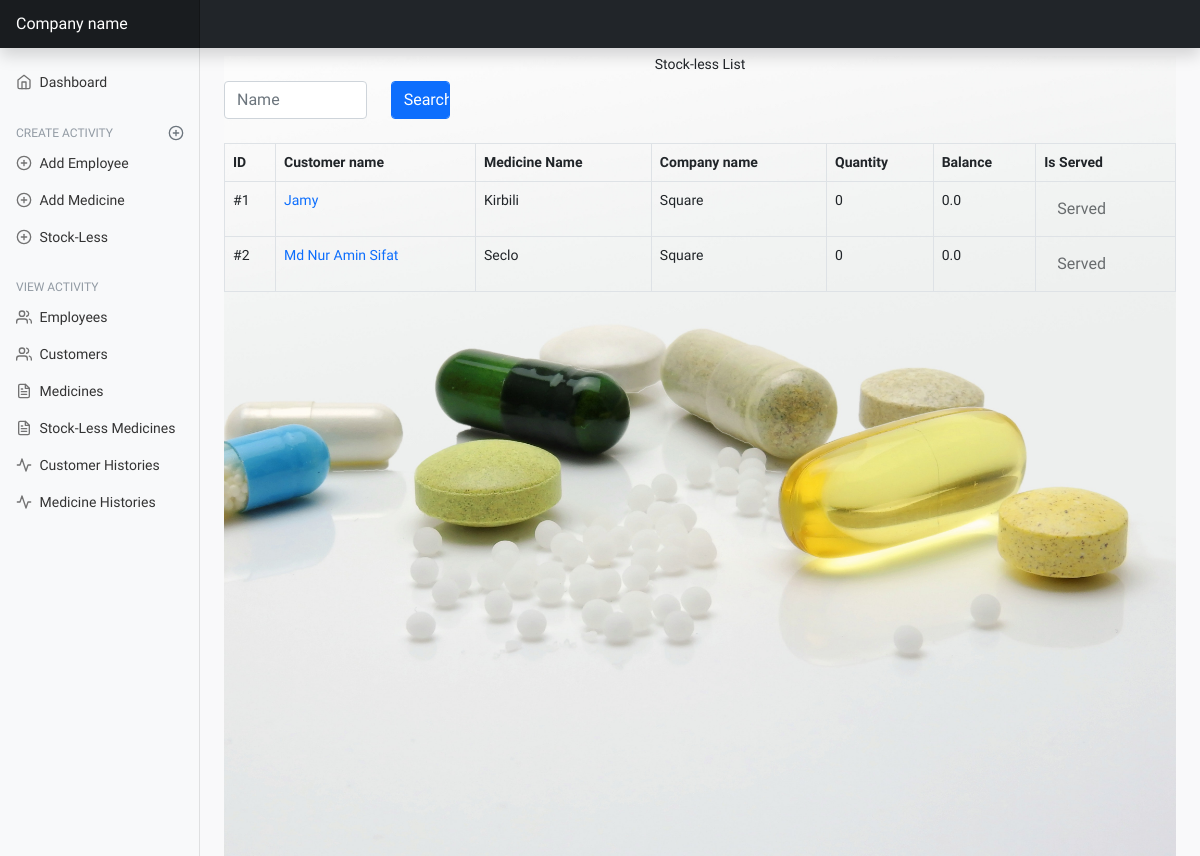
The page /stock-less-list/ on the database as committed earlier.
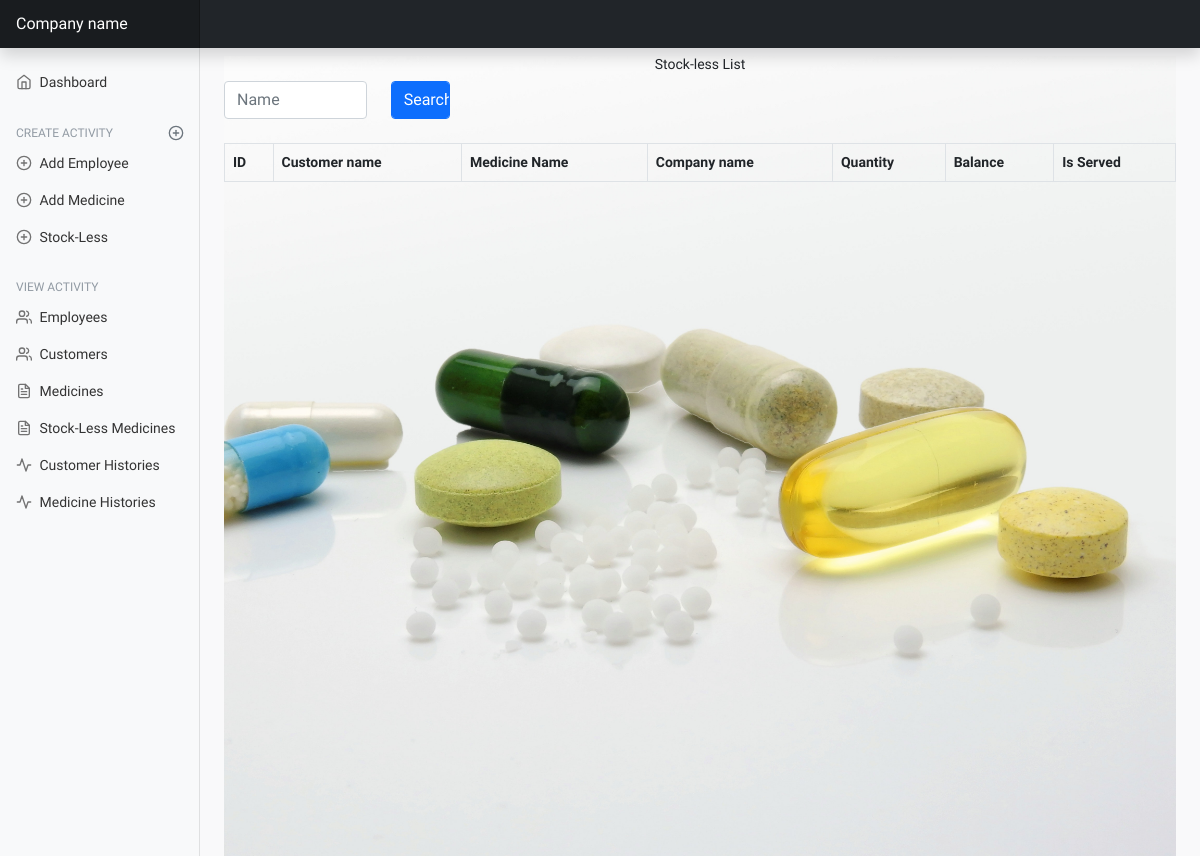
The same page on the database as committed later.
### mainApp/models/stockless.py (models this page shows, shortened)
class StockLessMedicine(TimeStamp, Common):
    customer = models.CharField(max_length=255, blank=True, null=True)
    medicine_name = models.CharField(max_length=255, unique=True, null=True, blank=True)
    company_name = models.CharField(max_length=255, null=True, blank=True)
    description = models.TextField(blank=True, null=True, default='')
    original_price = models.FloatField(blank=True, null=True)
    selling_price = models.FloatField(blank=True, null=True)
    quantity = models.IntegerField()
    is_served = models.BooleanField(default=False)
    def balance(self):
        if (self.quantity is not None and self.selling_price is not None) or (
                self.quantity > 0 and self.selling_price > 0):
            return self.quantity * self.selling_price
        else:
            return 0

### mainApp/views/stockless_view.py (the view)
# urls.py: path('stock-less-list/', stockless_view.StockLessList.as_view(), name="stock-less-list"),
class StockLessList(View):
    def get(self, request):
        stock_less = StockLessMedicine.objects.all()
        search = request.GET.get('q')
        if search:
            stock_less = StockLessMedicine.objects.filter(
                customer__icontains=search
            ).distinct()
        page = request.GET.get('page', 1)
        paginator = Paginator(stock_less, per_page=10)
        try:
            stock_less = paginator.page(page)
        except PageNotAnInteger as e:
            stock_less = paginator.page(1)
        except EmptyPage:
            stock_less = Paginator.page(paginator.num_pages)
        return render(request, 'stockless/stock_list.html', {
            'stock_less': stock_less,
        })

### mainApp/templatetags/id_filter.py (called while the page is built)
def id_filter(value):
    customer = Customer.objects.get(customer_name=value)
    return customer.id

### mainApp/templates/stockless/stock_list.html (shortened to what this page needs)
{% extends 'base.html' %}
{% load id_filter %}
{% load static %}
{% block content %}
    <div style='background: url("{% static 'images/medicine-list.jpg' %}");background-repeat: no-repeat;
            background-size: cover;
            min-height: 100vh;
            background-attachment: fixed;
            '>
        <h6 class="text-center mt-2">Stock-less List</h6>
        <div class="col-lg-6 col-md-6 col-sm-12 text-center mb-4 align-items-center">
            <form class="row mb-4" method="GET">
                <div class="col-md-4">
                    <input type="text" name="q" class="form-control" placeholder="Name"
                           aria-label="First name">
                </div>
                <div class="col-md-2">
                    <input type="submit" class="form-control btn btn-primary" VALUE="Search"/>
                </div>
            </form>
        </div>
        <table id="example" class="table table-bordered" style="width:100%">
            <thead>
            <tr>
                <th>ID</th>
                <th>Customer name</th>
                <th>Medicine Name</th>
                <th>Company name</th>
                <th>Quantity</th>
                <th>Balance</th>
                <th>Is Served</th>
            </tr>
            </thead>
            <tbody id="tbody">
            {% for stock in stock_less %}
                {% if  stock.customer %}
                    <tr>
                        <td>#{{ forloop.counter }} </td>
                        <td><a style="text-decoration: none"
                               href="{% url 'customer-profile' stock.customer|id_filter %}">{{ stock.customer }}</a>
                        </td>
                        <td>{{ stock.medicine_name }}</td>
                        <td>{{ stock.company_name }}</td>
                        <td>{{ stock.quantity }}</td>
                        <td>{{ stock.balance }}</td>
                        {% if stock.is_served %}
                            <td><a class="disabled btn" href="">{{ 'Served' }}</a></td>
                        {% else %}
                            <td><a class="btn btn-primary" style="text-decoration: none;" href="{% url 'served' stock.id %}">{{ stock.is_served }}</a></td>
                        {% endif %}
                    </tr>
                {% endif %}
            {% endfor %}
            </tbody>
        </table>
    </div>
{% endblock content %}

### mainApp/templates/base.html (shortened to what this page needs)
{% load static %}
<!doctype html>
<html lang="en">
<head>
    <link href="{% static './table/custom.css' %}" rel="stylesheet">
    <link href="{% static './assets/dist/css/bootstrap.min.css' %}" rel="stylesheet">
    <link href="{% static './dashboard/dashboard.css' %}" rel="stylesheet">
    <link href="{% static './table/fontawasome.css' %}" rel="stylesheet">
    <link href="{% static './table/profile.css' %}" rel="stylesheet">
</head>
<body>
<header class="navbar navbar-dark sticky-top bg-dark flex-md-nowrap p-0 shadow">
    <a class="navbar-brand col-md-3 col-lg-2 me-0 px-3" href="#">Company name</a>
</header>
<div class="container-fluid">
    <div class="row">
        <nav id="sidebarMenu" class="col-md-3 col-lg-2 d-md-block bg-light sidebar collapse">
            <div class="position-sticky pt-3">
                <ul class="nav flex-column">
                    <li class="nav-item">
                        <a class="nav-link" aria-current="page" href="{% url 'dashboard' %}">
                            <span data-feather="home"></span>
                            Dashboard
                        </a>
                    </li>
                    <h6 class="sidebar-heading d-flex justify-content-between align-items-center px-3 mt-4 mb-1 text-muted">
                        <span>Create activity</span>
                        <a class="link-secondary" href="#" aria-label="Add a new report">
                            <span data-feather="plus-circle"></span>
                        </a>
                    </h6>
                    <li class="nav-item">
                        <a class="nav-link" href="{% url 'create-employee' %}">
                            <span data-feather="plus-circle"></span>
                            Add Employee
                        </a>
                    </li>
                    <li class="nav-item">
                        <a class="nav-link" href="{% url 'create-medicine' %}">
                            <span data-feather="plus-circle"></span>
                            Add Medicine
                        </a>
                    </li>
                    <li class="nav-item">
                        <a class="nav-link" href="{% url 'create-stock-less' %}">
                            <span data-feather="plus-circle"></span>
                            Stock-Less
                        </a>
                    </li>
                </ul>
                <h6 class="sidebar-heading d-flex justify-content-between align-items-center px-3 mt-4 mb-1 text-muted">
                    <span>View activity</span>
                </h6>
                <ul class="nav flex-column mb-2">
                    <li class="nav-item">
                        <a class="nav-link" href="{% url 'employee-list' %}">
                            <span data-feather="users"></span>
                            Employees
                        </a>
                    </li>
                    <li class="nav-item">
                        <a class="nav-link" href="{% url 'customer-list' %}">
                            <span data-feather="users"></span>
                            Customers
                        </a>
                    </li>
                    <li class="nav-item">
                        <a class="nav-link" href="{% url 'medicine-list' %}">
                            <span data-feather="file-text"></span>
                            Medicines
                        </a>
                    </li>
                    <li class="nav-item">
                        <a class="nav-link" href="{% url 'stock-less-list' %}">
                            <span data-feather="file-text"></span>
                            Stock-Less Medicines
                        </a>
                    </li>
                    <li class="nav-item">
                        <a class="nav-link" href="{% url 'customer-histories' %}">
                            <span data-feather="activity"></span>
                            Customer Histories
                        </a>
                    </li>
                    <li class="nav-item">
                        <a class="nav-link" href="{% url 'medicine-histories' %}">
                            <span data-feather="activity"></span>
                            Medicine Histories
                        </a>
                    </li>
                </ul>
            </div>
        </nav>
        <main class="col-md-9 ms-sm-auto col-lg-10 px-md-4">
            {% block content %}
            {% endblock %}
        </main>
    </div>
</div>
</body>
</html>

### mainApp/static/dashboard/dashboard.css (style rules this page uses)
body { font-size: .875rem; }
.feather { width: 16px; height: 16px; vertical-align: text-bottom; }
.sidebar { position: fixed; top: 0; bottom: 0; left: 0; z-index: 100; padding: 48px 0 0; box-shadow: inset -1px 0 0 rgba(0, 0, 0, .1); }
.sidebar .nav-link { font-weight: 500; color: #333; }
.sidebar .nav-link .feather { margin-right: 4px; color: #727272; }
.sidebar-heading { font-size: .75rem; text-transform: uppercase; }
.navbar-brand { padding-top: .75rem; padding-bottom: .75rem; font-size: 1rem; background-color: rgba(0, 0, 0, .25); box-shadow: inset -1px 0 0 rgba(0, 0, 0, .25); }

### mainApp/static/table/profile.css (style rules this page uses)
body { background-color: #f9f9fa }
h6 { font-size: 14px }
.text-muted { color: #919aa3 !important }

### mainApp/templates/base.html (style rules this page uses)
body { font-family: 'Pattaya', sans-serif; font-family: 'Reggae One', cursive; }

Rows that differ between the two databases and show on the page:
removed StockLessMedicine: customer "Jamy", medicine_name "Kirbili", company_name "Square", quantity "0", balance "0.0", value "Served"
removed StockLessMedicine: customer "Md Nur Amin Sifat", medicine_name "Seclo", company_name "Square", quantity "0", balance "0.0", value "Served"
